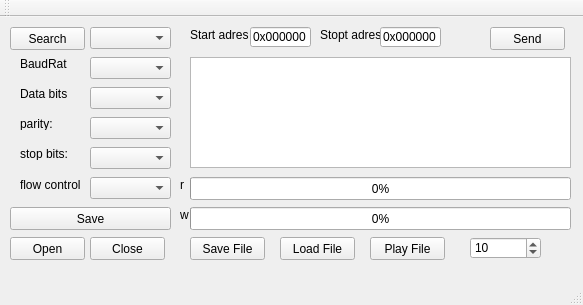
<?xml version="1.0" encoding="UTF-8"?>
<ui version="4.0">
 <class>MainWindow</class>
 <widget class="QMainWindow" name="MainWindow">
  <property name="geometry">
   <rect>
    <x>0</x>
    <y>0</y>
    <width>583</width>
    <height>305</height>
   </rect>
  </property>
  <property name="windowTitle">
   <string>MainWindow</string>
  </property>
  <widget class="QWidget" name="centralWidget">
   <widget class="QLabel" name="label">
    <property name="geometry">
     <rect>
      <x>20</x>
      <y>40</y>
      <width>47</width>
      <height>13</height>
     </rect>
    </property>
    <property name="text">
     <string>BaudRate:</string>
    </property>
   </widget>
   <widget class="QLabel" name="label_2">
    <property name="geometry">
     <rect>
      <x>20</x>
      <y>70</y>
      <width>47</width>
      <height>13</height>
     </rect>
    </property>
    <property name="text">
     <string>Data bits:</string>
    </property>
   </widget>
   <widget class="QLabel" name="label_3">
    <property name="geometry">
     <rect>
      <x>20</x>
      <y>100</y>
      <width>47</width>
      <height>13</height>
     </rect>
    </property>
    <property name="text">
     <string>parity:</string>
    </property>
   </widget>
   <widget class="QLabel" name="label_4">
    <property name="geometry">
     <rect>
      <x>20</x>
      <y>130</y>
      <width>47</width>
      <height>13</height>
     </rect>
    </property>
    <property name="text">
     <string>stop bits:</string>
    </property>
   </widget>
   <widget class="QLabel" name="label_5">
    <property name="geometry">
     <rect>
      <x>20</x>
      <y>160</y>
      <width>61</width>
      <height>16</height>
     </rect>
    </property>
    <property name="text">
     <string>flow control:</string>
    </property>
   </widget>
   <widget class="QPushButton" name="SearshButton">
    <property name="geometry">
     <rect>
      <x>10</x>
      <y>10</y>
      <width>75</width>
      <height>23</height>
     </rect>
    </property>
    <property name="text">
     <string>Search</string>
    </property>
   </widget>
   <widget class="QPushButton" name="OpenButton">
    <property name="geometry">
     <rect>
      <x>10</x>
      <y>220</y>
      <width>75</width>
      <height>23</height>
     </rect>
    </property>
    <property name="text">
     <string>Open</string>
    </property>
   </widget>
   <widget class="QPushButton" name="CloseButton">
    <property name="geometry">
     <rect>
      <x>90</x>
      <y>220</y>
      <width>75</width>
      <height>23</height>
     </rect>
    </property>
    <property name="text">
     <string>Close</string>
    </property>
   </widget>
   <widget class="QPushButton" name="SaveButton">
    <property name="geometry">
     <rect>
      <x>10</x>
      <y>190</y>
      <width>161</width>
      <height>23</height>
     </rect>
    </property>
    <property name="text">
     <string>Save</string>
    </property>
   </widget>
   <widget class="QLabel" name="label_6">
    <property name="geometry">
     <rect>
      <x>190</x>
      <y>10</y>
      <width>61</width>
      <height>16</height>
     </rect>
    </property>
    <property name="text">
     <string>Start adres</string>
    </property>
   </widget>
   <widget class="QPushButton" name="SendButton">
    <property name="geometry">
     <rect>
      <x>490</x>
      <y>10</y>
      <width>75</width>
      <height>23</height>
     </rect>
    </property>
    <property name="text">
     <string>Send</string>
    </property>
   </widget>
   <widget class="QPlainTextEdit" name="console">
    <property name="geometry">
     <rect>
      <x>190</x>
      <y>40</y>
      <width>381</width>
      <height>111</height>
     </rect>
    </property>
    <property name="layoutDirection">
     <enum>Qt::RightToLeft</enum>
    </property>
   </widget>
   <widget class="QComboBox" name="NameBox">
    <property name="enabled">
     <bool>true</bool>
    </property>
    <property name="geometry">
     <rect>
      <x>90</x>
      <y>10</y>
      <width>81</width>
      <height>22</height>
     </rect>
    </property>
    <property name="mouseTracking">
     <bool>false</bool>
    </property>
    <property name="layoutDirection">
     <enum>Qt::LeftToRight</enum>
    </property>
    <property name="editable">
     <bool>false</bool>
    </property>
    <property name="insertPolicy">
     <enum>QComboBox::InsertAtBottom</enum>
    </property>
    <property name="sizeAdjustPolicy">
     <enum>QComboBox::AdjustToContentsOnFirstShow</enum>
    </property>
    <property name="duplicatesEnabled">
     <bool>false</bool>
    </property>
    <property name="frame">
     <bool>true</bool>
    </property>
   </widget>
   <widget class="QComboBox" name="BaudRateBox">
    <property name="geometry">
     <rect>
      <x>90</x>
      <y>40</y>
      <width>81</width>
      <height>22</height>
     </rect>
    </property>
   </widget>
   <widget class="QComboBox" name="DataBitsBox">
    <property name="geometry">
     <rect>
      <x>90</x>
      <y>70</y>
      <width>81</width>
      <height>22</height>
     </rect>
    </property>
   </widget>
   <widget class="QComboBox" name="ParityBox">
    <property name="geometry">
     <rect>
      <x>90</x>
      <y>100</y>
      <width>81</width>
      <height>22</height>
     </rect>
    </property>
   </widget>
   <widget class="QComboBox" name="StopBitsBox">
    <property name="geometry">
     <rect>
      <x>90</x>
      <y>130</y>
      <width>81</width>
      <height>22</height>
     </rect>
    </property>
   </widget>
   <widget class="QComboBox" name="FlowControlBox">
    <property name="geometry">
     <rect>
      <x>90</x>
      <y>160</y>
      <width>81</width>
      <height>22</height>
     </rect>
    </property>
   </widget>
   <widget class="QProgressBar" name="progressBarWrite">
    <property name="geometry">
     <rect>
      <x>190</x>
      <y>190</y>
      <width>381</width>
      <height>23</height>
     </rect>
    </property>
    <property name="maximum">
     <number>100</number>
    </property>
    <property name="value">
     <number>0</number>
    </property>
   </widget>
   <widget class="QLineEdit" name="StartAdr">
    <property name="geometry">
     <rect>
      <x>250</x>
      <y>10</y>
      <width>61</width>
      <height>20</height>
     </rect>
    </property>
    <property name="text">
     <string>0x000000</string>
    </property>
    <property name="maxLength">
     <number>8</number>
    </property>
   </widget>
   <widget class="QLabel" name="label_7">
    <property name="geometry">
     <rect>
      <x>320</x>
      <y>10</y>
      <width>61</width>
      <height>16</height>
     </rect>
    </property>
    <property name="text">
     <string>Stopt adres</string>
    </property>
   </widget>
   <widget class="QLineEdit" name="StopAdr">
    <property name="geometry">
     <rect>
      <x>380</x>
      <y>10</y>
      <width>61</width>
      <height>20</height>
     </rect>
    </property>
    <property name="text">
     <string>0x000000</string>
    </property>
    <property name="maxLength">
     <number>8</number>
    </property>
   </widget>
   <widget class="QPushButton" name="SaveFile">
    <property name="geometry">
     <rect>
      <x>190</x>
      <y>220</y>
      <width>75</width>
      <height>23</height>
     </rect>
    </property>
    <property name="text">
     <string>Save File</string>
    </property>
   </widget>
   <widget class="QPushButton" name="LoadFile">
    <property name="geometry">
     <rect>
      <x>280</x>
      <y>220</y>
      <width>75</width>
      <height>23</height>
     </rect>
    </property>
    <property name="text">
     <string>Load File</string>
    </property>
   </widget>
   <widget class="QSpinBox" name="spinBox">
    <property name="geometry">
     <rect>
      <x>470</x>
      <y>220</y>
      <width>71</width>
      <height>22</height>
     </rect>
    </property>
    <property name="maximum">
     <number>1000</number>
    </property>
    <property name="value">
     <number>10</number>
    </property>
   </widget>
   <widget class="QProgressBar" name="progressBar">
    <property name="geometry">
     <rect>
      <x>190</x>
      <y>160</y>
      <width>381</width>
      <height>23</height>
     </rect>
    </property>
    <property name="maximum">
     <number>100</number>
    </property>
    <property name="value">
     <number>0</number>
    </property>
    <property name="textVisible">
     <bool>true</bool>
    </property>
   </widget>
   <widget class="QLabel" name="label_8">
    <property name="geometry">
     <rect>
      <x>180</x>
      <y>160</y>
      <width>16</width>
      <height>16</height>
     </rect>
    </property>
    <property name="text">
     <string>r</string>
    </property>
   </widget>
   <widget class="QLabel" name="label_9">
    <property name="geometry">
     <rect>
      <x>180</x>
      <y>190</y>
      <width>16</width>
      <height>16</height>
     </rect>
    </property>
    <property name="text">
     <string>w</string>
    </property>
   </widget>
   <widget class="QPushButton" name="PlayFile">
    <property name="geometry">
     <rect>
      <x>370</x>
      <y>220</y>
      <width>75</width>
      <height>23</height>
     </rect>
    </property>
    <property name="text">
     <string>Play File</string>
    </property>
   </widget>
  </widget>
  <widget class="QMenuBar" name="menuBar">
   <property name="geometry">
    <rect>
     <x>0</x>
     <y>0</y>
     <width>583</width>
     <height>21</height>
    </rect>
   </property>
  </widget>
  <widget class="QToolBar" name="mainToolBar">
   <attribute name="toolBarArea">
    <enum>TopToolBarArea</enum>
   </attribute>
   <attribute name="toolBarBreak">
    <bool>false</bool>
   </attribute>
  </widget>
  <widget class="QStatusBar" name="statusBar"/>
 </widget>
 <layoutdefault spacing="6" margin="11"/>
 <resources/>
 <connections/>
</ui>
